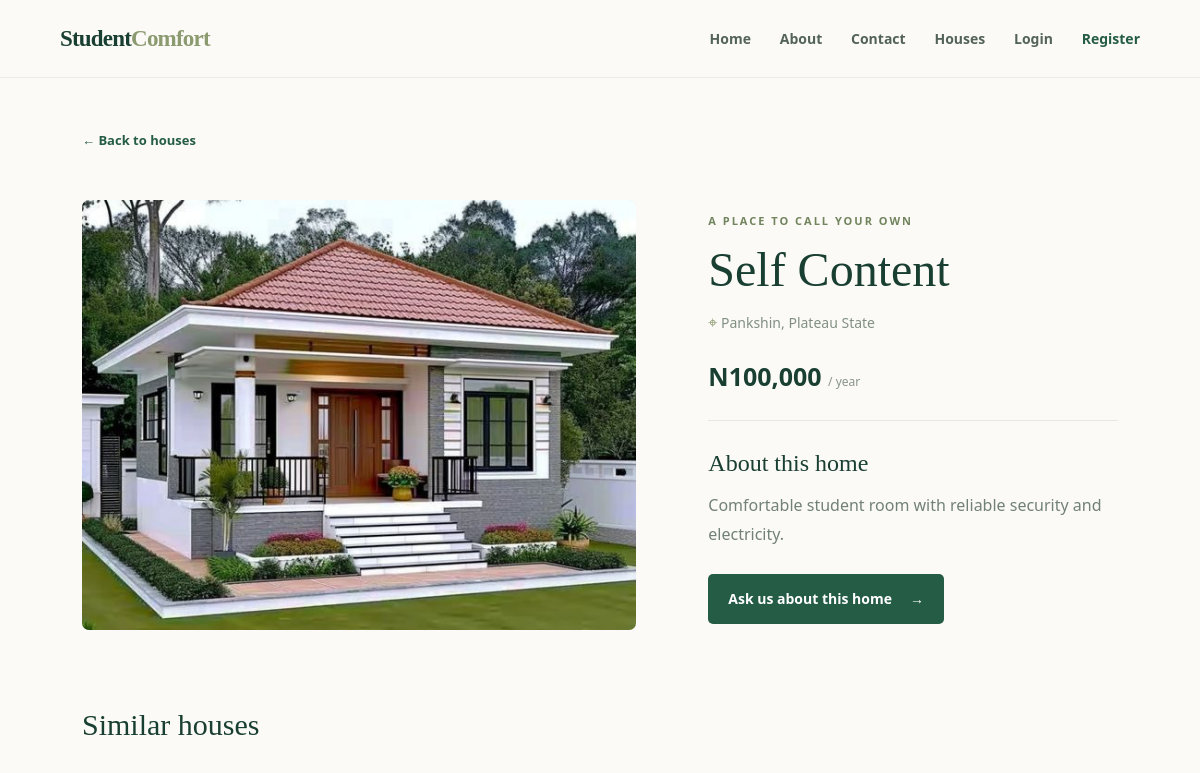
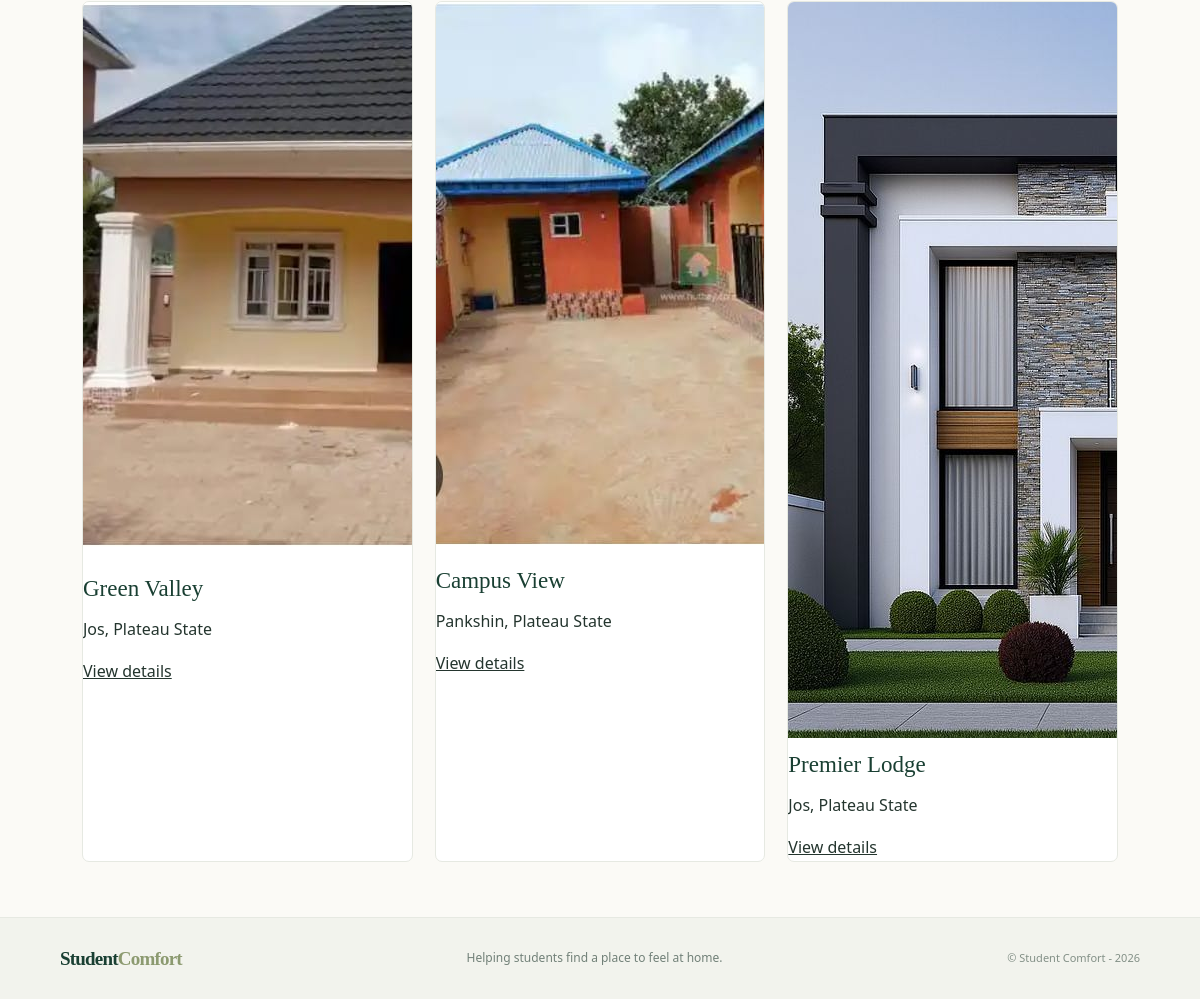
Screenshot of /houses/1 with the database file from the repository (2 pictures, top to bottom).
### tables this page shows
CREATE TABLE houses(
                id INTEGER PRIMARY KEY AUTOINCREMENT,
                name TEXT NOT NULL,
                address TEXT NOT NULL,
                price REAL NOT NULL,
                description TEXT NOT NULL,
                image_url TEXT
            );

### Backend/app.py (the view)
@app.route("/houses/<int:house_id>")
def house_detail(house_id):
    with get_db_connection() as conn:
        house = conn.execute("SELECT * FROM houses WHERE id = ?", (house_id,)).fetchone()
        if house is None:
            return render_template("404.html"), 404
        related = conn.execute(
            """
            SELECT * FROM houses
            WHERE id != ? AND address LIKE ?
            ORDER BY id DESC
            LIMIT 3
            """,
            (house_id, f"%{house['address'].split(',')[-1].strip()}%"),
        ).fetchall()
    return render_template("house_detail.html", house=house, related=related)

### Backend/app.py (called while the page is built)
def get_db_connection():
    conn = sqlite3.connect(BASE_DIR / "Student_Comfort.db")
    conn.row_factory = sqlite3.Row
    return conn

### Templates/house_detail.html (shortened to what this page needs)
<!DOCTYPE html>
<html lang="en">
<head>
    <link rel="stylesheet" href="{{ url_for('static', filename='main.css') }}">
</head>
<body>
    <nav>
        <a class="brand" href="{{ url_for('index') }}">Student<span>Comfort</span></a>
        <div class="nav-links">
        <a href="{{ url_for('index') }}">Home</a>
        <a href="{{ url_for('about') }}">About</a>
        <a href="{{ url_for('contact') }}">Contact</a>
        <a href="{{ url_for('houses') }}">Houses</a>
        {% if session.get('user_id') %}
            <span>Hi, {{ session.get('username') }}</span>
            <a href="{{ url_for('logout') }}">Logout</a>
        {% else %}
            <a href="{{ url_for('login') }}">Login</a>
            <a href="{{ url_for('register') }}">Register</a>
        {% endif %}
        </div>
    </nav>
    <main class="house-detail">
        <a class="back-link" href="{{ url_for('houses') }}">← Back to houses</a>
        <div class="detail-photo"><img src="{{ url_for('static', filename=house['image_url']) }}" alt="{{ house['name'] }}"></div>
        <article class="detail-content">
            <span class="eyebrow">A PLACE TO CALL YOUR OWN</span>
            <h1>{{ house['name'] }}</h1>
            <p class="card-location"><span aria-hidden="true">⌖</span> {{ house['address'] }}</p>
            <p class="detail-price">N{{ "{:,.0f}".format(house['price']) }} <span>/ year</span></p>
            <hr>
            <h2>About this home</h2>
            <p>{{ house['description'] }}</p>
            <a class="button button-primary" href="{{ url_for('contact') }}">Ask us about this home <span aria-hidden="true">→</span></a>
        </article>
    </main>
    {% if related %}
    <section>
        <h2>Similar houses</h2>
        <div class="houses">
            {% for item in related %}
            <div class="houses-card">
                <img src="{{ url_for('static', filename=item['image_url']) }}" alt="{{ item['name'] }}">
                <h3>{{ item['name'] }}</h3>
                <p>{{ item['address'] }}</p>
                <a class="details-link" href="{{ url_for('house_detail', house_id=item['id']) }}">View details</a>
            </div>
            {% endfor %}
        </div>
    </section>
    {% endif %}
    <footer>
        <a class="brand" href="{{ url_for('index') }}">Student<span>Comfort</span></a>
        <p>Helping students find a place to feel at home.</p>
        <span>&copy; Student Comfort - 2026</span>
    </footer>
</body>
</html>

### Templates/static/main.css (style rules this page uses)
* { box-sizing: border-box; }
:root { font-family: "Aptos", "Segoe UI", Arial, sans-serif; color: #24352e; background: #fbfaf6; font-synthesis: none; text-rendering: optimizeLegibility; --green: #245c45; --green-dark: #193f32; --green-light: #e8f0e9; --ink: #24352e; --muted: #718078; --paper: #fbfaf6; --line: #e6e9e2; --white: #fff; --serif: Georgia, "Times New Roman", serif; }
body { min-width: 320px; min-height: 100vh; margin: 0; background: var(--paper); color: var(--ink); line-height: 1.65; }
a { color: inherit; }
nav { min-height: 78px; display: flex; align-items: center; justify-content: space-between; gap: 24px; padding: 12px max(5vw, 24px); background: var(--paper); border-bottom: 1px solid rgba(36, 92, 69, .08); }
.brand { flex-shrink: 0; color: var(--green-dark); font-family: var(--serif); font-size: 23px; font-weight: 700; letter-spacing: -.8px; text-decoration: none; }
.brand span { color: #8c9a70; }
.nav-links { display: flex; align-items: center; justify-content: flex-end; flex-wrap: wrap; gap: clamp(14px, 2.4vw, 34px); }
.nav-links a, .nav-links span { color: #53635a; font-size: 14px; font-weight: 600; text-decoration: none; transition: color .18s ease; }
.nav-links a:last-child { color: var(--green); }
main { width: 100%; }
.eyebrow { display: inline-block; color: #71845d; font-size: 11px; font-weight: 800; letter-spacing: 2px; line-height: 1.4; }
h1, h2, h3, p { margin-top: 0; }
.button { display: inline-flex; align-items: center; justify-content: center; gap: 18px; min-height: 50px; padding: 12px 20px; border: 0; border-radius: 5px; font: inherit; font-size: 14px; font-weight: 700; text-decoration: none; cursor: pointer; transition: transform .18s ease, background .18s ease; }
.button-primary { background: var(--green); color: white; }
.houses { display: grid; grid-template-columns: repeat(3, minmax(0, 1fr)); gap: 22px; }
.houses-card { min-width: 0; overflow: hidden; border: 1px solid var(--line); border-radius: 7px; background: white; transition: transform .2s ease, box-shadow .2s ease; }
.card-location { margin-bottom: 7px; color: #829083; font-size: 12px; }
.card-location span { color: #8c9b73; font-size: 16px; }
.houses-card h3 { margin: 0 0 8px; color: var(--green-dark); font-family: var(--serif); font-size: 23px; font-weight: 500; }
.card-price span, .detail-price span { color: #89948c; font-size: 12px; font-weight: 400; }
footer { display: flex; align-items: center; justify-content: space-between; flex-wrap: wrap; gap: 12px 24px; padding: 25px max(5vw, 24px); border-top: 1px solid var(--line); background: #f2f3ed; }
footer .brand { font-size: 19px; }
footer p { margin: 0; color: var(--muted); font-size: 12px; }
footer > span { color: #839087; font-size: 11px; }
.house-detail { display: grid; grid-template-columns: minmax(0, 1.15fr) minmax(320px, .85fr); align-items: center; gap: clamp(35px, 6vw, 80px); max-width: 1100px; margin: 0 auto; padding: 50px 32px 70px; }
.back-link { grid-column: 1 / -1; margin-bottom: -25px; color: var(--green); font-size: 13px; font-weight: 700; text-decoration: none; }
.detail-photo { height: 430px; overflow: hidden; border-radius: 7px; background: #e7e9e0; }
.detail-photo img { width: 100%; height: 100%; object-fit: cover; }
.detail-content h1 { margin: 12px 0; color: var(--green-dark); font-family: var(--serif); font-size: clamp(38px, 4vw, 52px); font-weight: 500; line-height: 1.1; }
.detail-content .card-location { margin-bottom: 20px; font-size: 14px; }
.detail-price { margin: 0; color: var(--green-dark); font-size: 25px; font-weight: 800; }
.detail-content hr { margin: 23px 0; border: 0; border-top: 1px solid var(--line); }
.detail-content h2 { margin-bottom: 8px; color: var(--green-dark); font-family: var(--serif); font-size: 24px; font-weight: 500; }
.detail-content > p:not(.card-location):not(.detail-price) { margin-bottom: 25px; color: var(--muted); line-height: 1.8; }
.house-detail + section { max-width: 1100px; margin: 0 auto; padding: 0 32px 55px; }
.house-detail + section h2 { color: var(--green-dark); font-family: var(--serif); font-size: 30px; font-weight: 500; }

### rows the page displays
houses: image_url (picture), name "Self Content", address "Pankshin, Plateau State", price "100,000", description "Comfortable student room with reliable security and electricity."
houses: image_url (picture), name "Green Valley", address "Jos, Plateau State"
houses: image_url (picture), name "Campus View", address "Pankshin, Plateau State"
houses: image_url (picture), name "Premier Lodge", address "Jos, Plateau State"
